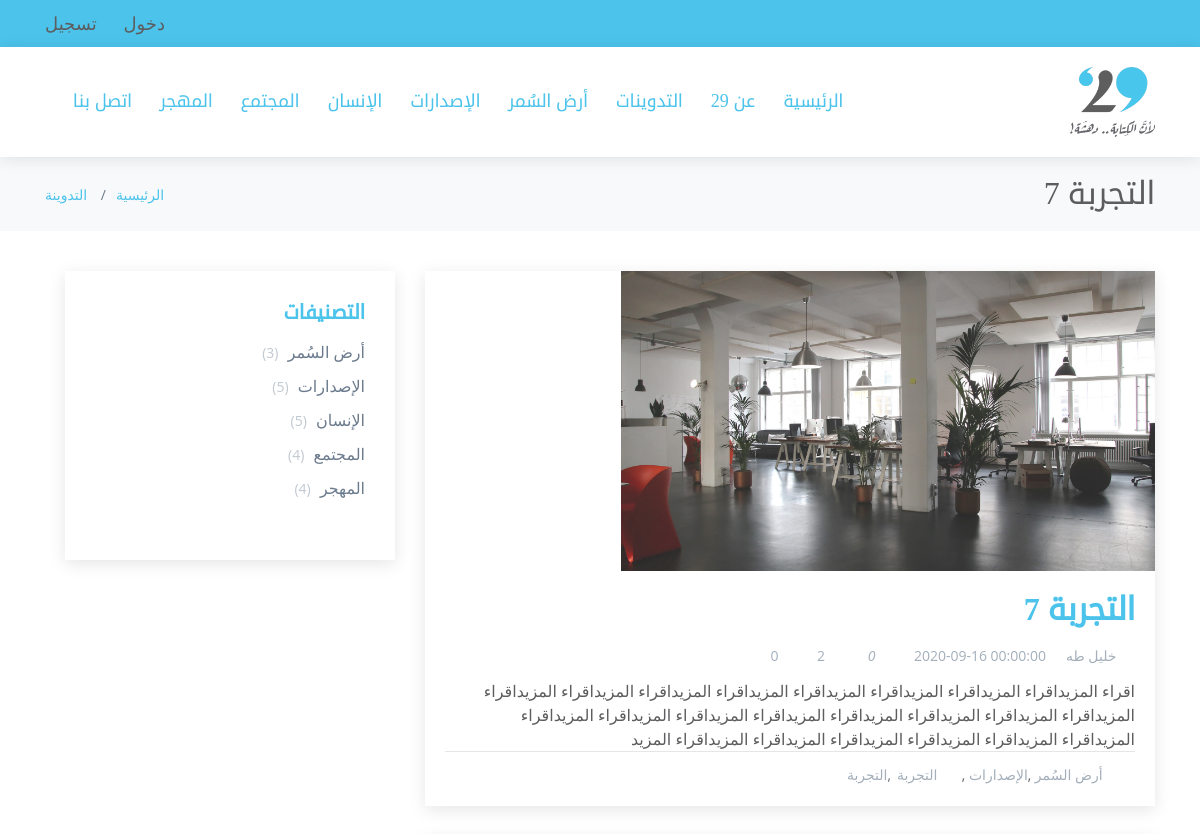
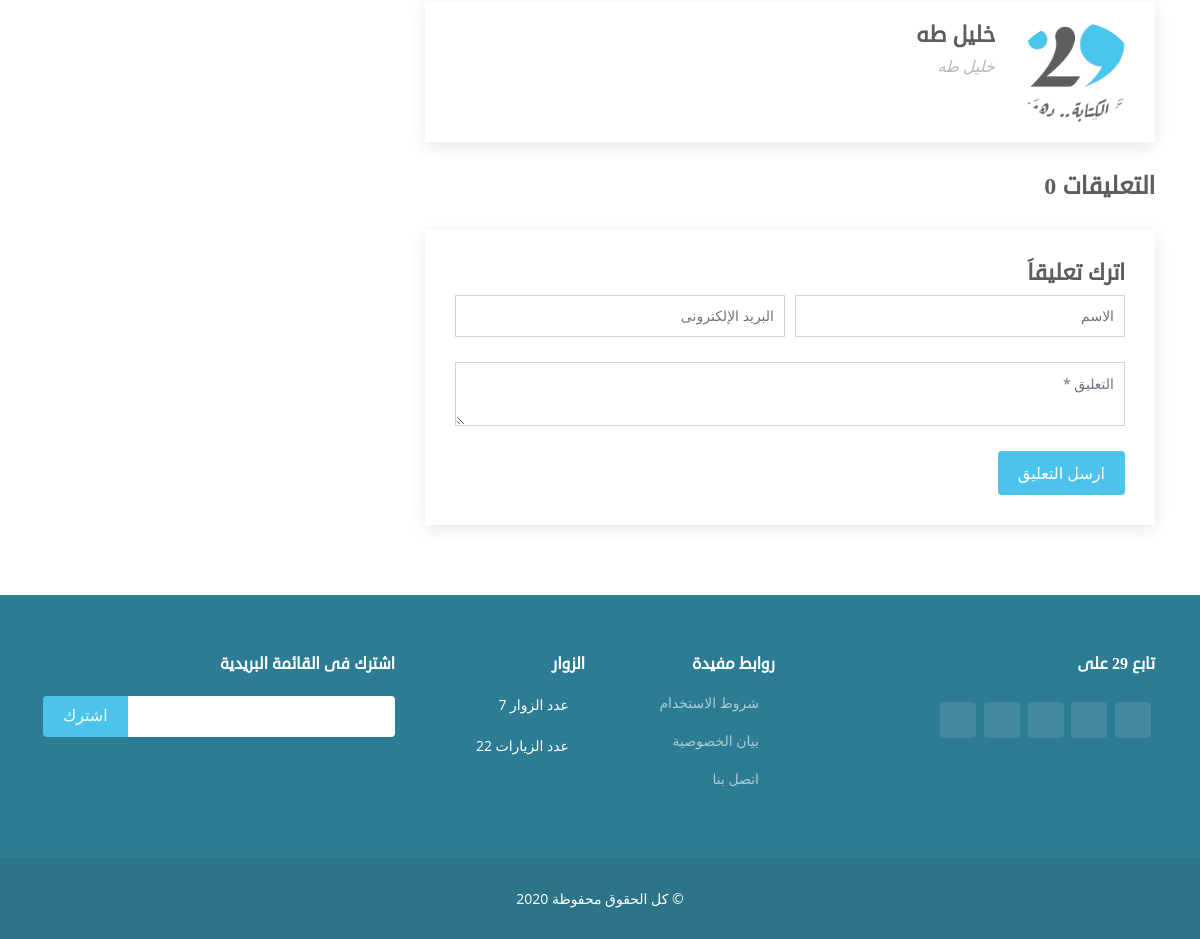
The page /blog/details/7 on the database its author committed (2 pictures, top to bottom).
### tables this page shows
CREATE TABLE `category` (
  `cat_id` int(3) NOT NULL,
  `cat_name` varchar(50) NOT NULL,
  `cat_class` varchar(20) NOT NULL,
  `create_at` datetime NOT NULL,
  `create_by` int(5) NOT NULL,
  `update_at` datetime DEFAULT NULL,
  `update_by` int(5) DEFAULT NULL
);

CREATE TABLE `blog` (
  `b_id` int(5) NOT NULL,
  `b_user` int(5) NOT NULL,
  `b_title` varchar(100) NOT NULL,
  `b_desc` varchar(200) NOT NULL,
  `b_img` varchar(40) NOT NULL,
  `b_keywords` text NOT NULL,
  `b_blog` text NOT NULL,
  `b_accept_by` int(5) DEFAULT NULL,
  `b_accept_date` datetime DEFAULT NULL,
  `b_likes` int(5) NOT NULL DEFAULT '0',
  `b_see` int(5) NOT NULL DEFAULT '0',
  `create_at` datetime NOT NULL,
  `update_at` datetime DEFAULT NULL,
  `update_by` int(5) DEFAULT NULL
);

CREATE TABLE `staff` (
  `staff_id` int(5) NOT NULL,
  `staff_name` varchar(50) NOT NULL,
  `staff_phone` varchar(20) NOT NULL,
  `staff_email` varchar(50) NOT NULL,
  `staff_type` varchar(10) NOT NULL DEFAULT 'DR',
  `staff_address` text,
  `staff_img` varchar(20) NOT NULL DEFAULT 'user.jpg',
  `staff_active` int(1) NOT NULL DEFAULT '1',
  `staff_about` text,
  `staff_face` varchar(100) DEFAULT NULL,
  `staff_twitter` varchar(100) DEFAULT NULL,
  `staff_linked` varchar(100) DEFAULT NULL,
  `staff_instagram` varchar(100) DEFAULT NULL,
  `staff_uname` varchar(50) NOT NULL,
  `staff_pass` varchar(100) NOT NULL,
  `create_at` datetime NOT NULL,
  `create_by` int(5) DEFAULT NULL,
  `update_at` datetime DEFAULT NULL,
  `update_by` int(5) DEFAULT NULL
);

### lib/session.php (called while the page is built, shortened)
<?php
	class session
	{
		public static function get($key)
		{
			if(isset($_SESSION[$key]))
			{
				return $_SESSION[$key];
			}else
			{
				return false;
			}
		}
	}
?>

### controller/blog.php (called while the page is built, shortened)
<?php
	class blog extends controller
	{
		function __construct()
		{
			$this->view->CSS = array();
			$this->view->JS = array('views/blog/JS/blog.js');
		}
		function details($blog=0)
		{
			$this->view->menu = $this->model->menu();
			$this->view->blog = $this->model->blog($blog);
			$this->view->curr_title 	= $this->view->blog['title'];
			$this->view->keywords 		= $this->view->blog['keywords'];
			$this->view->render(array('blog/details'),'home');
		}
	}
?>

### index.php (called while the page is built, shortened)
<?php
	$app = new bootstrap();
?>

### lib/database.php (called while the page is built, shortened)
<?php
	class database extends PDO
	{
		function __construct()
		{
			$this->get_config();
		}
		private function get_config()
		{
			$x = $this->select("SELECT * FROM ".DB_PREFEX."config",array());
		}
		public function select($sql,$data,$fetchMode = PDO::FETCH_ASSOC)
		{
			$sth = $this->prepare($sql);
			if(count($data)>0)
			{
				foreach($data as $key => $val)
				{
					$sth->bindValue("$key",$val);
				}
			}
			$sth->execute();
			return $sth->fetchAll($fetchMode);
		}
		public function get_menu()
		{
			$x = $this->select("SELECT ".DB_PREFEX."category.*, count(blog_id) as no
								FROM ".DB_PREFEX."category
								LEFT JOIN ".DB_PREFEX."blog_category ON category = cat_id
								WHERE 1=1
								GROUP BY cat_id",array());
			$menu = array();
			foreach($x as $val)
			{
				$menu[$val['cat_id']] = array('id'=>$val['cat_id']
											,'name'=>$val['cat_name']
											,'count'=>$val['no']
											);
			}
			return $menu;
		}
	}
?>

### models/blog_model.php (called while the page is built, shortened)
<?php
	class blog_model extends model
	{
		function __construct()
		{
			parent::__construct();
		}
		public function menu()
		{
			return $this->db->get_menu();
		}
		public function blog($blog_id)
		{
			$b = $this->db->select('SELECT b_id, b_title, b_desc, b_img, b_likes
									,b_see, b_accept_date, b_blog, b_keywords
									,b_user, staff_name, staff_phone, staff_email, staff_img
									,staff_twitter, staff_face, staff_instagram,staff_linked
									FROM '.DB_PREFEX.'blog
									JOIN '.DB_PREFEX.'staff ON b_user = staff_id
									WHERE b_accept_date IS NOT NULL AND b_id = :ID
									',array(':ID'=>$blog_id));
			if(!cookies::get('blog_'.$b[0]['b_id']))
			{
				$b[0]['b_see'] += 1;
				$this->db->update('blog',array('b_see'=>$b[0]['b_see']),'b_id = '.$b[0]['b_id']);
			}
			$blog = array('id'			=>$b[0]['b_id'],
						'title'			=>$b[0]['b_title'],
						'desc'			=>$b[0]['b_desc'],
						'text'			=>$b[0]['b_blog'],
						'img'			=>$b[0]['b_img'],
						'likes'			=>$b[0]['b_likes'],
						'b_see'			=>$b[0]['b_see'],
						'publish'		=>$b[0]['b_accept_date'],
						'user'			=>$b[0]['b_user'],
						'name'			=>$b[0]['staff_name'],
						'phone'			=>$b[0]['staff_phone'],
						'email'			=>$b[0]['staff_email'],
						'user_img'		=>$b[0]['staff_img'],
						'user_face'		=>$b[0]['staff_face'],
						'user_twitter'	=>$b[0]['staff_twitter'],
						'user_instegram'=>$b[0]['staff_instagram'],
						'user_linked'	=>$b[0]['staff_linked'],
						'keywords'	=>$b[0]['b_keywords'],
						'cat'		=>array(),
						'comment'	=>array()
						);
			$cat = $this->db->select('SELECT cat_id, cat_name,comment,cat_class
									FROM '.DB_PREFEX.'blog_category
									JOIN '.DB_PREFEX.'category ON category = cat_id
									WHERE blog_id = :ID
									',array(':ID'=>$b[0]['b_id']));
			foreach($cat as $value)
			{
				array_push($blog['cat'],array('id'=>$value['cat_id']
											,'name'=>$value['cat_name']
											,'class'=>$value['cat_class']
											,'comm'=>$value['comment']));
			}
			return $blog;
		}
	}
?>

### lib/model.php (called while the page is built)
<?php
	class model
	{
		function __construct()
		{
			$this->db = new database();
		}
	}
?>

### lib/controller.php (called while the page is built, shortened)
<?php
	class controller
	{
		public function loadModel($name,$model_path)
		{
			$path = $model_path.$name.'_model.php';
			if(file_exists($path))
			{
				$this->model = new $model_name();
			}
		}
	}
?>

### views/blog/details.php (the view, shortened to what this page needs)
<main id="main">
	<section id="breadcrumbs" class="breadcrumbs">
		<div class="container">
			<div class="d-flex justify-content-between align-items-center">
				<h2><?php echo $this->blog['title']?></h2>
				<ol>
					<li><a href="<?php echo URL?>">الرئيسية</a></li>
					<li><a href="<?php echo URL?>blog/index"> التدوينة</a></li>
				</ol>
			</div>
		</div>
	</section>
	<section id="blog" class="blog">
		<div class="container">
			<div class="row">
				<div class="col-lg-8 entries">
					<article class="entry entry-single">
						<div class="entry-img">
							<img src="<?php echo URL."public/IMG/blog/".$this->blog['img'] ?>" alt="" class="img-fluid">
						</div>
						<h2 class="entry-title">
							<a><?php echo $this->blog['title']?></a>
						</h2>
						<div class="entry-meta">
							<ul>
								<li class="d-flex align-items-center"><a href="<?php echo URL."blog/user/".$this->blog['user']?>"><i class="icofont-user"></i> <?php echo $this->blog['name']?></a></li>
								<li class="d-flex align-items-center"><a><i class="icofont-wall-clock"></i> <time datetime="<?php echo $this->blog['publish']?>"><?php echo $this->blog['publish']?></time></a></li>
								<li class="d-flex align-items-center"><a id="add_like"><i class="icofont-like"></i> <i id="like_count"><?php echo $this->blog['likes']?></i></a></li>
								<li class="d-flex align-items-center"><a><i class="icofont-eye"></i> <?php echo $this->blog['b_see']?></a></li>
								<li class="d-flex align-items-center"><a href="#blog-comments"><i class="icofont-comment"></i><?php echo count($this->blog['comment'])?> </a></li>
							</ul>
						</div>
						<div class="entry-content">
							<?php echo $this->blog['text']?>
						</div>
						<div class="entry-footer clearfix">
							<div class="float-right">
								<i class="icofont-folder"></i>
								<ul class="cats">
								<?php
									foreach($this->blog['cat'] as $value)
									{
										echo "<li><a href='".URL."blog/index/".$value['id']."'>".$value['name']."</a> , </li>";
									}
								?>
								</ul>
								<i class="icofont-tags"></i>
								<ul class="tags">
								<?php
									foreach(explode(",",$this->blog['keywords']) as $val)
									{
										echo '<li><a>'.$val.'</a></li>';
									}
								?>
								</ul>
							</div>
							<?php
								$share = URL."blog/details/".$this->blog['id'];
							?>
							<div class="float-left share">
								<a href="https://twitter.com/share?ref_src=twsrc%5Etfw&url=<?php echo $share ?>" title="Share on Twitter"><i class="icofont-twitter"></i></a>
								<a href="https://www.facebook.com/sharer/sharer.php?u=<?php echo $share ?>&amp;src=sdkpreparse" title="Share on Facebook"><i class="icofont-facebook"></i></a>
							</div>
						</div>
					</article>
					<div class="blog-author clearfix">
						<img src="<?php echo URL."public/IMG/users/".$this->blog['user_img'] ?>" class="rounded-circle float-right" alt="">
						<h4><?php echo $this->blog['name']?></h4>
						<p><?php echo $this->blog['name']?></p>
					</div>
					<div class="blog-comments" id="blog-comments">
						<h4 class="comments-count">التعليقات <?php echo count($this->blog['comment'])?></h4>
						<div class="reply-form">
							<h4>اترك تعليقاَ</h4>
							<form id="blog_comment" method="post" role="form" class="php-form">
								<div class="form-row">
									<div class="col-md-6 form-group">
										<input type="text" name="name" class="form-control" id="name" placeholder="الاسم" data-rule="minlen:4" data-msg="من فضلك ادخل 4 خروق على الاقل" />
									</div>
									<div class="col-md-6 form-group">
										<input type="email" class="form-control" name="email" id="email" placeholder="البريد الإلكترونى" data-rule="email" data-msg="من فضلك ادخل بريد الإلكترونى صحيح" />
									</div>
								</div>
								<div class="form-group">
									<textarea class="form-control" name="message" rows="2" data-rule="required" data-msg="Please write something for us" placeholder="التعليق *"></textarea>
								</div>
								<button type="submit" class="btn btn-primary">ارسل التعليق</button>
							</form>
						</div>
					</div>
				</div>
				<div class="col-lg-4">
					<div class="sidebar">
						<h3 class="sidebar-title">التصنيفات</h3>
						<div class="sidebar-item categories">
							<ul>
							<?php
								foreach($this->menu as $val)
								{
									echo "<li><a href='".URL."blog/index/".$val['id']."'>".$val['name']." <span>(".$val['count'].")</span></a></li>";
								}
							?>
							</ul>
						</div>
					</div>
				</div>
			</div>
		</div>
	</section>
</main>

### lib/view.php (shortened to what this page needs)
<?php
	class view
	{
		public function render($files,$class="")
		{
			$this->get_header($class);
			foreach($files as $k => $name)
			{
				$file_name = "views/".$name.".php";
				if(file_exists($file_name))
				{
					require($file_name);
				}else
				{
					$this->file_name = $name;
					require("views/error/err404.php");
				}
			}
		}
		public function get_header($class)
		{
			require("views/header/header.php");
			$this->get_menus($class);
		}
		private function get_menus($class)
		{
			if(session::get('user_type'))
			{
				require("views/menus/".session::get('user_type').".php");
				switch($class)
				{
					case 'home':
					break;
					default:
				}
			}elseif($class == 'login')
			{
				require("views/menus/bloger.php");
			}else
			{
				require("views/menus/bloger.php");
			}
		}
		public function get_footer($class)
		{
			require("views/footer/footer.php");
		}
	}
?>

### views/menus/bloger.php
<section id="topbar" class="d-none d-lg-block">
	<div class="container d-flex">
		<div class="contact-info mr-auto">
			<i class="icofont-sign-in"></i><a href="<?php echo URL ?>login">دخول</a>
			<i class="icofont-user"></i><a href="<?php echo URL ?>login/register">تسجيل</a>
		</div>
	</div>
</section>
<header id="header" class="header-inner-pages sticky-top">
	<div class="container d-flex align-items-center">
		<a href="<?php echo URL ?>" class="logo"><img src="<?php echo URL ?>public/IMG/logo.png" alt="" class="img-fluid"></a>
		<nav class="nav-menu d-none mr-auto d-lg-block">
			<ul>
				<li><a href="<?php echo URL ?>">الرئيسية</a></li>
				<li><a href="<?php echo URL ?>dashboard/about">عن 29 </a></li>
				<li><a href="<?php echo URL ?>blog/index">التدوينات</a></li>
			<?php
				foreach($this->menu as $val)
				{
					echo "<li><a href='".URL."blog/index/".$val['id']."'>".$val['name']."</a></li>";
				}
			?>
				<li><a href="<?php echo URL ?>dashboard/contact">اتصل بنا</a></li>
			</ul>
		</nav>
	</div>
</header>

### rows shown on the page
category: cat_name "أرض السُمر", count "3"
category: cat_name "الإصدارات", count "5"
category: cat_name "الإنسان", count "5"
category: cat_name "المجتمع", count "4"
category: cat_name "المهجر", count "4"
blog: b_title "التجربة 7", b_img (picture), b_accept_by.staff_name "خليل طه", b_accept_date "2020-09-16 00:00:00", b_likes "0", b_blog "اقراء المزيداقراء المزيداقراء المزيداقراء المزيداقراء المزيداقراء المزيداقراء المزيداقراء المزيداقراء المزيداقراء المزيداقراء المزيداقراء المزيداقراء المزيداقراء المزيداقراء المزيداقراء المزيداقراء المزيداقراء المزيداقراء المزيداقراء المزيداقراء المزيداقراء المزيداقراء المزيد", name "أرض السُمر", name "الإصدارات", b_keywords "التجربة", b_accept_by.staff_img (picture)

### other values the page prints
session::get('NEW_VISIT') "7"
session::get('VISIT') "22"
